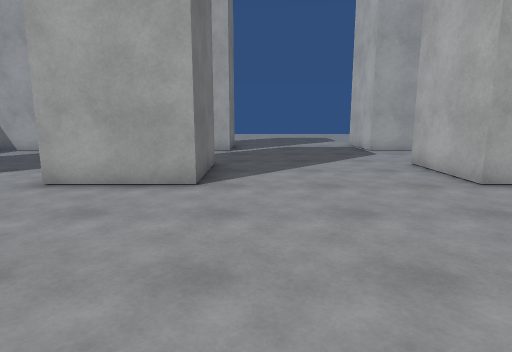
View 1 (above)

24 first-person views from a walk through a scene from a Unity 3-D project. The camera is 1.4 m above the floor, tilts 10° down and sees 75° across. The floor is counted in squares, 1 m on a side. Each view is taken from the middle of a square. On the plan, view 1 faces up. The plan holds only what a view shows up to about 15 squares ahead; the rest is blank. The place goes on beyond the plan. The player character is not drawn. Surface patterns are stand-ins for the level's own textures.

View 2
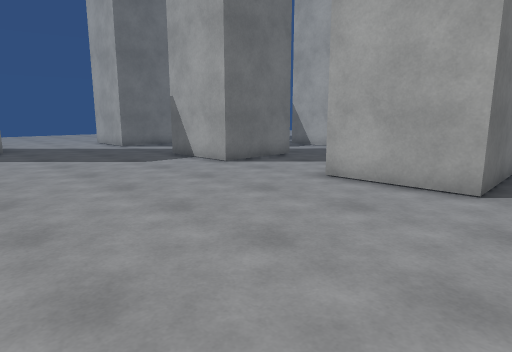

View 3
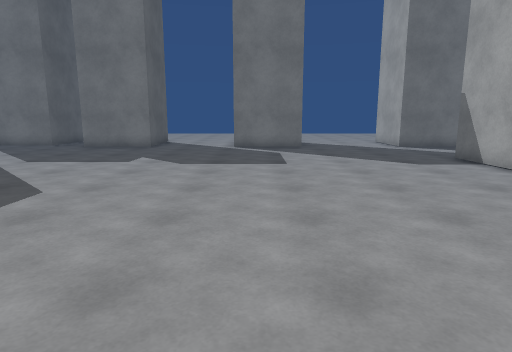

View 4
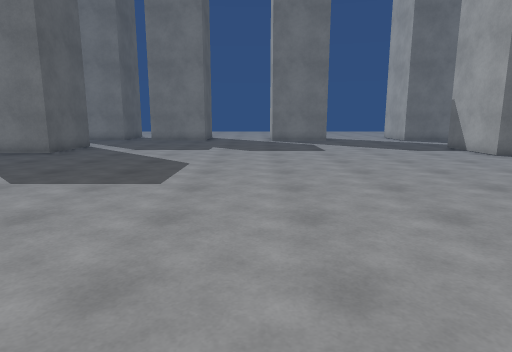

View 5
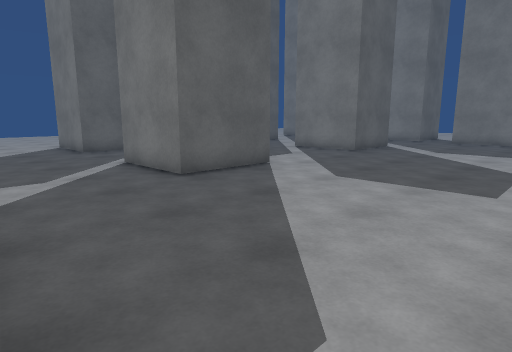

View 6
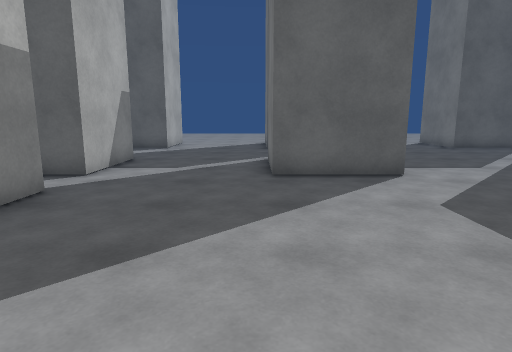

View 7
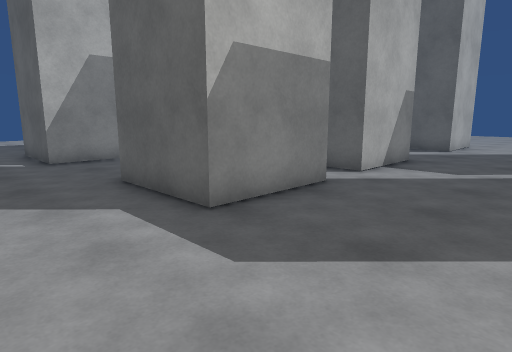

View 8
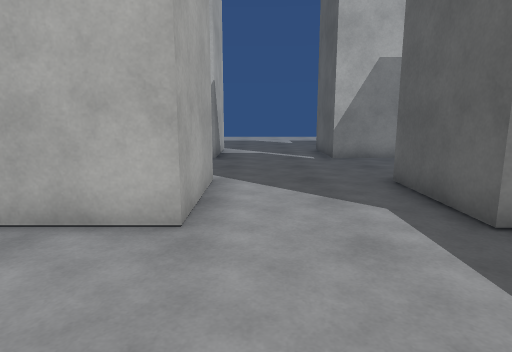

View 9
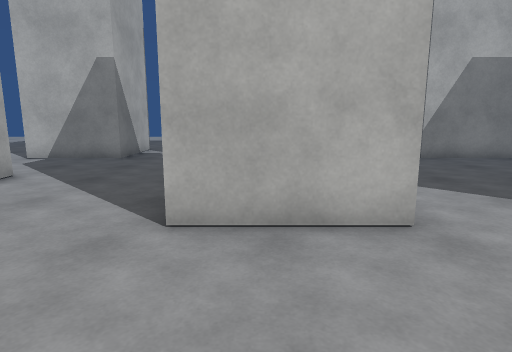

View 10
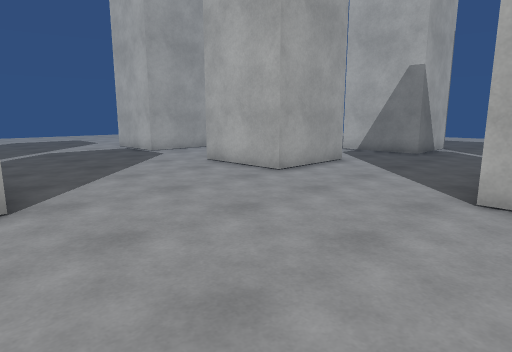

View 11
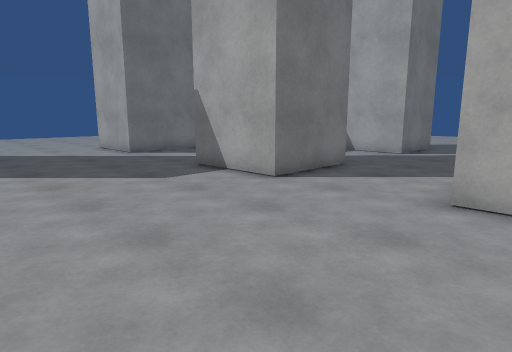

View 12
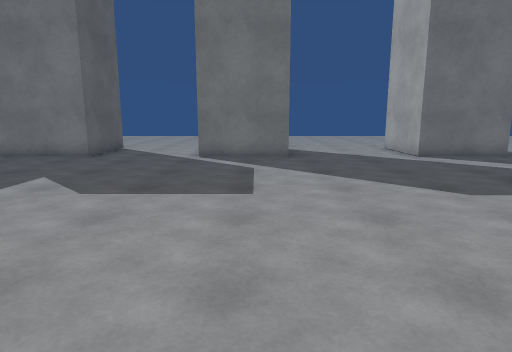

View 13
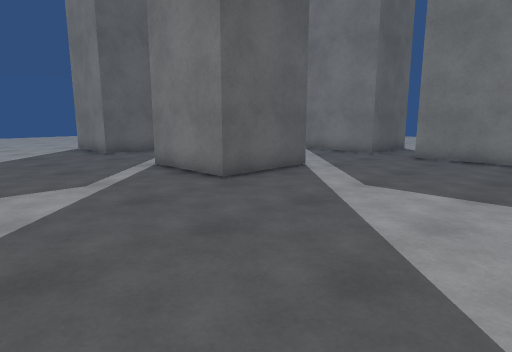

View 14
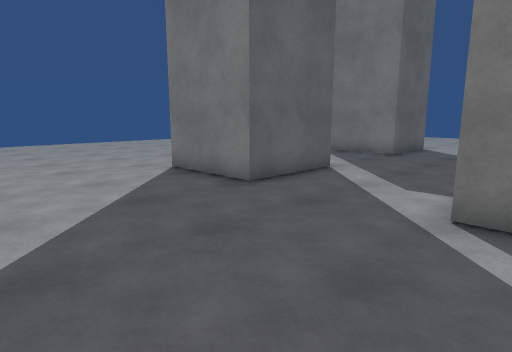

View 15
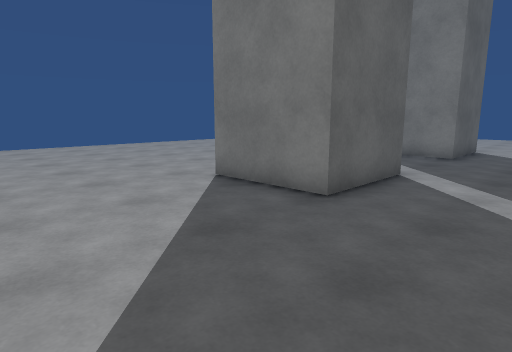

View 16
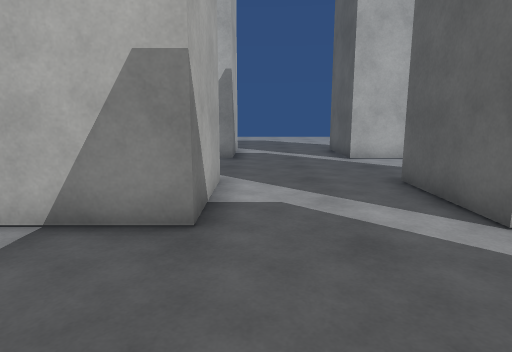

View 17
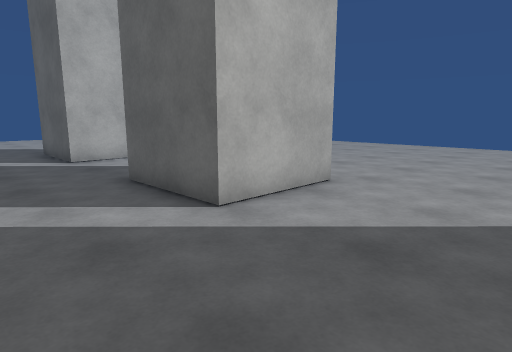

View 18
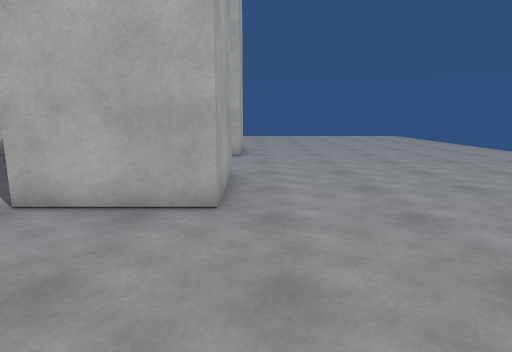

View 19
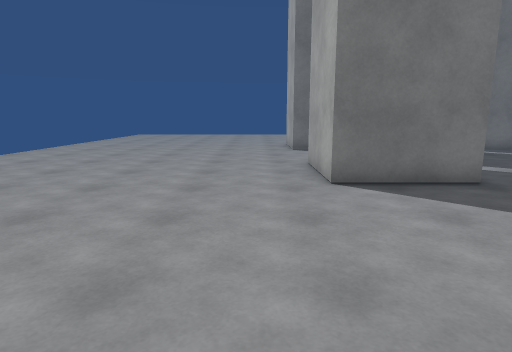

View 20
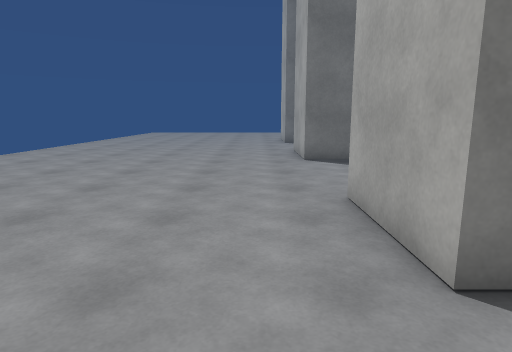

View 21
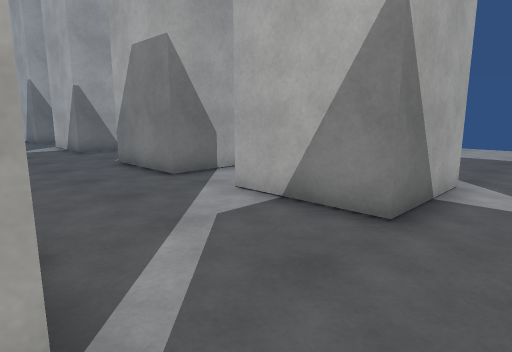

View 22
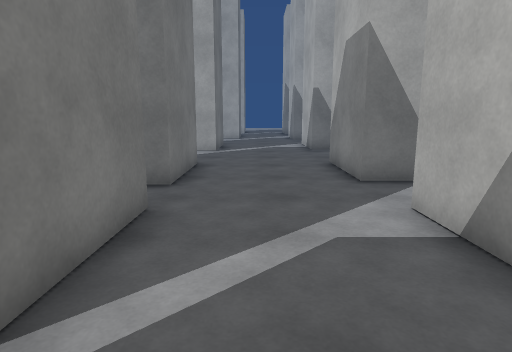

View 23
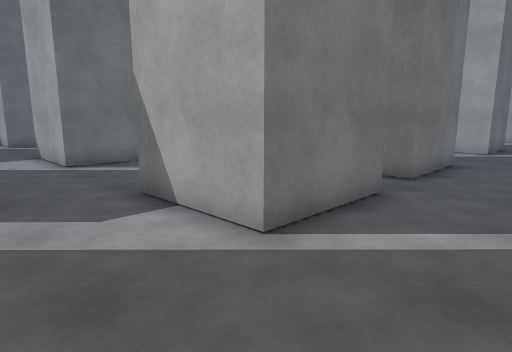

View 24
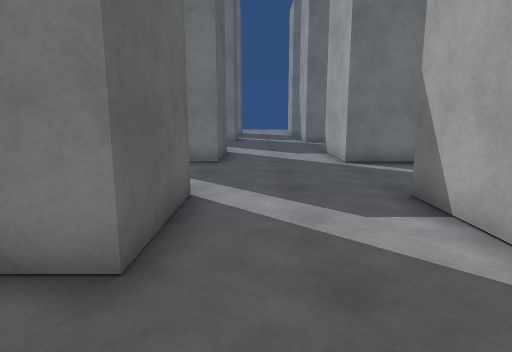

### Floor plan
Points are (right, up) in squares from view 1. A wall is a line through its corners. A room is listed if a view was taken in it or the views show most of it. See-through windows are left out.
Room 1 (views 1, 2, 3, 4, 5, 6, 7, 8, 9, 10, 11, 12, 13, 14, 15, 16, 17, 18, 19, 20, 21, 22, 23, 24)
walls: (-3.6, -10) (-0.5, -10) (-0.5, -13.2) (-3.6, -13.2); (4.1, -8.2) (4.1, -5) (7.3, -5) (7.3, -8.2) (6.5, -8.2); (7.3, -9.9) (7.3, -13.2) (4.1, -13.2) (4.1, -10) (5.2, -10); (-12.1, -10) (-9, -10) (-9, -13.2); (7.3, 2.2) (7.3, -1) (4.1, -1) (4.1, 2.2); (-3.8, -17.2) (-0.5, -17.2) (-0.5, -20.4) (-3.8, -20.4); (11.4, -7.8) (11.4, -4.6) (14.5, -4.6); (-1.2, 10.1) (-1.2, 6.8) (-4.5, 6.8); (8, 6.8) (4.7, 6.8) (4.7, 10.1); (-16, 2.2) (-16, -1.1); (-12.2, -17.2) (-9, -17.2) (-9, -20.4) (-12.2, -20.4); (-8.2, 10.1) (-8.2, 6.8) (-11.5, 6.8); (14.5, -0.6) (11.4, -0.6) (11.4, 2.1); (-19.2, -5) (-16, -5) (-16, -8.2); (7.2, -20.4) (4.1, -20.4) (4.1, -17.2) (7.3, -17.2) (7.3, -18.2); (-19.5, -10) (-16.5, -10) (-16.5, -13.2); (14.6, -13.2) (11.4, -13.2) (11.4, -10); (11.4, -19.1) (11.4, -17.2) (14.5, -17.2); (14.5, 5.6) (11.4, 5.6) (11.4, 8.9); (-1.2, 15.1) (-1.2, 14) (-1.8, 14); (-16, 10.1) (-16, 6.8) (-19.2, 6.8); (6.6, 14) (4.7, 14) (4.7, 15.8); (-19.5, -17.2) (-16.5, -17.2) (-16.5, -20.4) (-17.1, -20.4); (13.8, -20.4) (11.6, -20.4); (-8.2, 17.2) (-8.2, 14) (-10.8, 14)
ways out: opening at (13.5, -9); opening at (15, -13)

Positions as (right, up) in squares from view 1, and headings:
1: (0, 0), facing up
2: (0, 0), facing up-left
3: (0, 0), facing left
4: (4, -2), facing left
5: (4, -3), facing down-left
6: (0, -2), facing down
7: (0, -2), facing down-right
8: (0, -2), facing right
9: (0, 1), facing right
10: (-2, 1), facing up-right
11: (-3, 1), facing up-left
12: (-4, 1), facing left
13: (-4, -4), facing down-left
14: (-4, -12), facing down-left
15: (-4, -14), facing down-left
16: (0, -14), facing right
17: (0, -14), facing down-right
18: (-1, -21), facing right
19: (-2, -22), facing left
20: (2, -22), facing left
21: (7, -15), facing up-right
22: (9, -15), facing up
23: (10, -16), facing up-left
24: (10, -16), facing left
